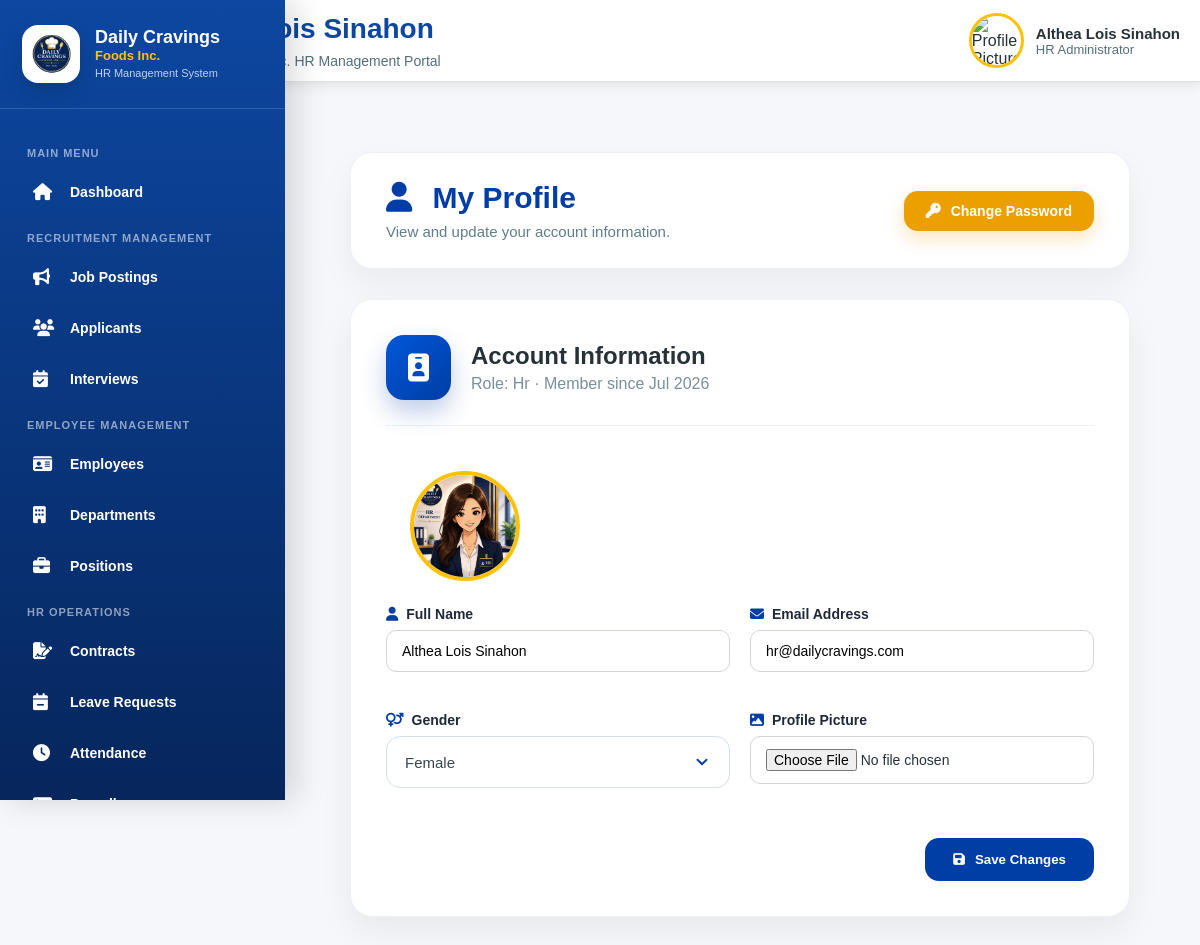
/hr/profile.php (signed in), run on the app's committed database.
### tables this page shows
CREATE TABLE `users` (
  `user_id` int(11) NOT NULL,
  `employee_id` int(11) DEFAULT NULL,
  `full_name` varchar(150) NOT NULL,
  `email` varchar(150) NOT NULL,
  `password` varchar(255) NOT NULL,
  `role` enum('admin','hr','employee') NOT NULL,
  `gender` enum('Male','Female') DEFAULT NULL,
  `profile_picture` varchar(255) DEFAULT NULL,
  `status` enum('active','inactive','locked') DEFAULT 'active',
  `last_login` datetime DEFAULT NULL,
  `created_at` timestamp NOT NULL DEFAULT current_timestamp()
);

### hr/profile.php (the view, shortened to what this page needs)
<?php
require_once "../config/db.php";
$user_id = $_SESSION['user_id'];
$stmt = $conn->prepare("
    SELECT user_id, full_name, email, gender, profile_picture, role, created_at
    FROM users
    WHERE user_id = ?
");
$stmt->execute([$user_id]);
$hr = $stmt->fetch(PDO::FETCH_ASSOC);
$avatarPath = "";
if (!empty($hr['profile_picture']) && file_exists("../assets/images/profiles/" . $hr['profile_picture'])) {
    $avatarPath = "../assets/images/profiles/" . $hr['profile_picture'];
} else {
    $avatarPath = $hr['gender'] === 'Male'
        ? "../assets/images/avatar/hr_boy.jpg"
        : "../assets/images/avatar/hr_girl.png";
}
?>
<!DOCTYPE html>
<html lang="en">
<head>
    <link rel="stylesheet" href="../assets/css/global.css">
    <link rel="stylesheet" href="../assets/css/hr.css">
    <link rel="stylesheet" href="../assets/css/crud_hr.css">
    <link rel="stylesheet" href="https://cdnjs.cloudflare.com/ajax/libs/font-awesome/6.7.2/css/all.min.css">
</head>
<body>
<div class="hr-wrapper">
    <?php require_once "includes/sidebar.php"; ?>
    <div class="hr-content-wrapper">
        <?php require_once "includes/header.php"; ?>
        <main class="hr-main">
        <section class="crud-page">
            <div class="crud-header">
                <div class="crud-title">
                    <h1>
                        <i class="fa-solid fa-user"></i>
                        My Profile
                    </h1>
                    <p>View and update your account information.</p>
                </div>
                <div class="crud-header-actions">
                    <a href="profile_change_password.php" class="crud-back-btn">
                        <i class="fa-solid fa-key"></i>
                        Change Password
                    </a>
                </div>
            </div>
            <div class="crud-card">
                <div class="crud-card-header">
                    <div class="crud-icon">
                        <i class="fa-solid fa-id-badge"></i>
                    </div>
                    <div>
                        <h2>Account Information</h2>
                        <p>Role: <?= htmlspecialchars(ucfirst($hr['role'])); ?> &middot; Member since <?= date("M Y", strtotime($hr['created_at'])); ?></p>
                    </div>
                </div>
                                <form method="POST" action="profile.php" enctype="multipart/form-data" id="profileForm" novalidate>
                    <div style="text-align:center; padding: 20px 24px 0;">
                        <img
                            src="<?= htmlspecialchars($avatarPath); ?>"
                            alt="Profile"
                            style="width:110px; height:110px; border-radius:50%; object-fit:cover; border:4px solid #FFC107;"
                        >
                    </div>
                    <div class="crud-form-grid">
                                                <div class="crud-form-group">
                            <label>
                                <i class="fa-solid fa-user"></i>
                                Full Name
                            </label>
                            <input type="text" name="full_name" class="profile-tracked" data-initial="<?= htmlspecialchars($hr['full_name']); ?>" required value="<?= htmlspecialchars($hr['full_name']); ?>">
                        </div>
                        <div class="crud-form-group">
                            <label>
                                <i class="fa-solid fa-envelope"></i>
                                Email Address
                            </label>
                            <input type="email" name="email" class="profile-tracked" data-initial="<?= htmlspecialchars($hr['email']); ?>" required value="<?= htmlspecialchars($hr['email']); ?>">
                        </div>
                        <div class="crud-form-group">
                            <label>
                                <i class="fa-solid fa-venus-mars"></i>
                                Gender
                            </label>
                            <select name="gender" class="profile-tracked" data-initial="<?= htmlspecialchars($hr['gender']); ?>" required>
                                <option value="Female" <?= $hr['gender'] === 'Female' ? 'selected' : ''; ?>>Female</option>
                            </select>
                        </div>
                                                <div class="crud-form-group">
                            <label>
                                <i class="fa-solid fa-image"></i>
                                Profile Picture
                            </label>
                            <input type="file" name="profile_picture" id="profilePictureInput" accept=".jpg,.jpeg,.png,.webp">
                        </div>
                    </div>
                                        <div class="crud-actions">
                        <button type="submit" class="crud-btn crud-btn-primary" id="profileSaveBtn" disabled>
                            <i class="fa-solid fa-save"></i>
                            Save Changes
                        </button>
                    </div>
                </form>
            </div>
        </section>
        </main>
    </div>
</div>
</body>
</html>

### assets/css/global.css (style rules this page uses)
:root { --primary:#0D47A1; --primary-dark:#08306B; --secondary:#1565C0; --secondary-dark:#0B3D91; --accent:#FFC107; --success:#2E7D32; --warning:#F9A825; --danger:#C62828; --background:#F5F7FA; --card:#FFFFFF; --text:#263238; --text-light:#546E7A; --border:#E0E0E0; --shadow: 0 4px 12px rgba(0,0,0,.08); --shadow-lg: 0 12px 35px rgba(0,0,0,.12); --radius-sm:8px; --radius:12px; --radius-lg:18px; --radius-xl:25px; --sidebar-width:280px; --header-height:75px; --transition:.30s ease; }
* { margin:0; padding:0; box-sizing:border-box; }
html { scroll-behavior:smooth; }
body { font-family: "Segoe UI", Arial, sans-serif; background:var(--background); color:var(--text); overflow-x:hidden; }
img { max-width:100%; display:block; }
a { text-decoration:none; color:inherit; }
button, input, select, textarea { font-family:inherit; }
button { cursor:pointer; }

### assets/css/crud_hr.css (style rules this page uses)
.crud-page { padding: 40px; }
.crud-header { display: flex; justify-content: space-between; align-items: center; background: #ffffff; padding: 28px 35px; border: 1px solid #edf1f7; border-radius: 22px; margin-bottom: 30px; box-shadow: 0 15px 35px rgba(0, 0, 0, 0.05); }
.crud-title h1 { margin: 0; font-size: 30px; font-weight: 800; color: #003DA5; }
.crud-title h1 i { margin-right: 12px; }
.crud-title p { margin: 8px 0 0; color: #607D8B; font-size: 15px; }
.crud-back-btn { display: inline-flex; align-items: center; gap: 10px; padding: 12px 22px; background: #EBA000; color: #ffffff !important; border-radius: 14px; text-decoration: none; font-size: 14px; font-weight: 700; transition: 0.3s ease; box-shadow: 0 8px 18px rgba(235, 160, 0, 0.25); }
.crud-back-btn i { font-size: 15px; }
.crud-card { width: 100%; background: #ffffff; padding: 35px; border: 1px solid #edf1f7; border-radius: 22px; box-shadow: 0 15px 35px rgba(0, 0, 0, 0.06); }
.crud-card-header { display: flex; align-items: center; gap: 20px; padding-bottom: 25px; margin-bottom: 25px; border-bottom: 1px solid #edf1f7; }
.crud-icon { display: flex; justify-content: center; align-items: center; width: 65px; height: 65px; font-size: 28px; color: #ffffff; border-radius: 18px; background: linear-gradient( 135deg, #0057D8, #003DA5 ); box-shadow: 0 12px 25px rgba(0, 61, 165, 0.25); }
.crud-card-header h2 { margin: 0; font-size: 24px; color: #263238; }
.crud-card-header p { margin: 5px 0 0; color: #78909C; }
.crud-form-grid { display: grid; grid-template-columns: repeat(2, 1fr); gap: 20px; margin-top: 25px; }
.crud-actions { display: flex; justify-content: flex-end; gap: 15px; margin-top: 30px; }
.crud-btn { display: flex; align-items: center; justify-content: center; gap: 10px; padding: 14px 28px; border: none; border-radius: 14px; font-weight: 700; text-decoration: none; cursor: pointer; transition: 0.3s; }
.crud-btn-primary { background: #003DA5; color: #ffffff; }
.crud-form-group { display: flex; flex-direction: column; gap: 8px; margin-bottom: 20px; }
.crud-form-group label { display: flex; align-items: center; gap: 8px; color: #1f2937; font-size: 14px; font-weight: 600; }
.crud-form-group label i { color: #003DA5; }
.crud-form-group input, .crud-form-group textarea { width: 100%; padding: 12px 15px; background: #ffffff; border: 1px solid #d1d5db; border-radius: 10px; outline: none; font-family: inherit; font-size: 14px; transition: 0.3s ease; }
.crud-form-group input::placeholder, .crud-form-group textarea::placeholder { color: #9ca3af; }
.crud-form-group select { width: 100%; height: 52px; padding: 0 50px 0 18px; background-color: #ffffff; background-repeat: no-repeat; background-position: right 18px center; background-size: 18px; border: 1px solid #d6dee9; border-radius: 14px; color: #37474F; font-size: 15px; font-weight: 500; outline: none; cursor: pointer; appearance: none; -webkit-appearance: none; -moz-appearance: none; transition: 0.3s ease; }
.crud-form-group select option { font-size: 15px; }

### data on the page
users: role "Hr", created_at "Jul 2026", full_name "Althea Lois Sinahon", email "hr@dailycravings.com", gender "Female"

### other printed values
$hr_name "Althea Lois Sinahon"
